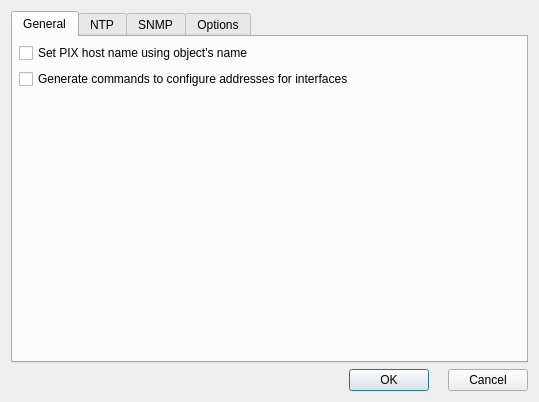
<?xml version="1.0" encoding="UTF-8"?>
<ui version="4.0">
 <class>pixosAdvancedDialog_q</class>
 <widget class="QDialog" name="pixosAdvancedDialog_q">
  <property name="windowModality">
   <enum>Qt::WindowModal</enum>
  </property>
  <property name="enabled">
   <bool>true</bool>
  </property>
  <property name="geometry">
   <rect>
    <x>0</x>
    <y>0</y>
    <width>539</width>
    <height>402</height>
   </rect>
  </property>
  <property name="windowTitle">
   <string>PIX Advanced Configuration Options</string>
  </property>
  <layout class="QGridLayout">
   <property name="margin">
    <number>11</number>
   </property>
   <property name="spacing">
    <number>6</number>
   </property>
   <item row="0" column="0">
    <widget class="QTabWidget" name="tabWidget">
     <property name="currentIndex">
      <number>0</number>
     </property>
     <widget class="QWidget" name="TabPage">
      <attribute name="title">
       <string>General</string>
      </attribute>
      <layout class="QGridLayout">
       <property name="margin">
        <number>6</number>
       </property>
       <property name="spacing">
        <number>6</number>
       </property>
       <item row="0" column="0">
        <widget class="QCheckBox" name="pix_set_host_name">
         <property name="text">
          <string>Set PIX host name using object's name</string>
         </property>
        </widget>
       </item>
       <item row="1" column="0">
        <widget class="QCheckBox" name="pix_ip_address">
         <property name="text">
          <string>Generate commands to configure addresses for interfaces</string>
         </property>
        </widget>
       </item>
       <item row="2" column="0">
        <spacer>
         <property name="orientation">
          <enum>Qt::Vertical</enum>
         </property>
         <property name="sizeType">
          <enum>QSizePolicy::Expanding</enum>
         </property>
         <property name="sizeHint" stdset="0">
          <size>
           <width>20</width>
           <height>40</height>
          </size>
         </property>
        </spacer>
       </item>
      </layout>
     </widget>
     <widget class="QWidget" name="label593">
      <attribute name="title">
       <string>NTP</string>
      </attribute>
      <layout class="QGridLayout" name="pixosAdvanced_gridLayout">
       <item row="0" column="0">
        <widget class="QLabel" name="fwsm_ntp_warning">
         <property name="text">
          <string>NTP cannot be configured on FWSM, because it takes its settings from the Switch.</string>
         </property>
         <property name="alignment">
          <set>Qt::AlignCenter</set>
         </property>
         <property name="wordWrap">
          <bool>true</bool>
         </property>
        </widget>
       </item>
       <item row="1" column="0">
        <widget class="QGroupBox" name="ntp_servers_group">
         <property name="title">
          <string>NTP Servers:</string>
         </property>
         <layout class="QGridLayout">
          <property name="margin">
           <number>6</number>
          </property>
          <property name="spacing">
           <number>6</number>
          </property>
          <item row="1" column="1">
           <widget class="QLineEdit" name="ntp1"/>
          </item>
          <item row="2" column="1">
           <widget class="QLineEdit" name="ntp2"/>
          </item>
          <item row="3" column="2">
           <widget class="QRadioButton" name="ntp3_pref">
            <property name="text">
             <string/>
            </property>
           </widget>
          </item>
          <item row="2" column="2">
           <widget class="QRadioButton" name="ntp2_pref">
            <property name="text">
             <string/>
            </property>
           </widget>
          </item>
          <item row="3" column="1">
           <widget class="QLineEdit" name="ntp3"/>
          </item>
          <item row="1" column="0">
           <widget class="QLabel" name="label580_2">
            <property name="text">
             <string>Server 1:</string>
            </property>
            <property name="alignment">
             <set>Qt::AlignCenter</set>
            </property>
            <property name="wordWrap">
             <bool>false</bool>
            </property>
           </widget>
          </item>
          <item row="2" column="0">
           <widget class="QLabel" name="label580_2_2">
            <property name="text">
             <string>Server 2:</string>
            </property>
            <property name="alignment">
             <set>Qt::AlignCenter</set>
            </property>
            <property name="wordWrap">
             <bool>false</bool>
            </property>
           </widget>
          </item>
          <item row="3" column="0">
           <widget class="QLabel" name="label580_2_3">
            <property name="text">
             <string>Server 3:</string>
            </property>
            <property name="alignment">
             <set>Qt::AlignCenter</set>
            </property>
            <property name="wordWrap">
             <bool>false</bool>
            </property>
           </widget>
          </item>
          <item row="1" column="2">
           <widget class="QRadioButton" name="ntp1_pref">
            <property name="text">
             <string/>
            </property>
           </widget>
          </item>
          <item row="0" column="2">
           <widget class="QLabel" name="label609">
            <property name="text">
             <string>Preffered:</string>
            </property>
            <property name="alignment">
             <set>Qt::AlignCenter</set>
            </property>
            <property name="wordWrap">
             <bool>false</bool>
            </property>
           </widget>
          </item>
          <item row="0" column="1">
           <widget class="QLabel" name="label610">
            <property name="text">
             <string>IP address:</string>
            </property>
            <property name="alignment">
             <set>Qt::AlignCenter</set>
            </property>
            <property name="wordWrap">
             <bool>false</bool>
            </property>
           </widget>
          </item>
         </layout>
        </widget>
       </item>
       <item row="2" column="0">
        <spacer>
         <property name="orientation">
          <enum>Qt::Vertical</enum>
         </property>
         <property name="sizeType">
          <enum>QSizePolicy::Expanding</enum>
         </property>
         <property name="sizeHint" stdset="0">
          <size>
           <width>20</width>
           <height>30</height>
          </size>
         </property>
        </spacer>
       </item>
      </layout>
     </widget>
     <widget class="QWidget" name="label602">
      <attribute name="title">
       <string>SNMP</string>
      </attribute>
      <layout class="QGridLayout">
       <property name="margin">
        <number>6</number>
       </property>
       <property name="spacing">
        <number>6</number>
       </property>
       <item row="0" column="0">
        <widget class="QCheckBox" name="disable_snmp_agent">
         <property name="text">
          <string>Disable SNMP Agent</string>
         </property>
        </widget>
       </item>
       <item row="1" column="0">
        <widget class="QCheckBox" name="set_communities">
         <property name="text">
          <string>Set SNMP communities using data from the firewall object dialog</string>
         </property>
        </widget>
       </item>
       <item row="5" column="0">
        <spacer>
         <property name="orientation">
          <enum>Qt::Vertical</enum>
         </property>
         <property name="sizeType">
          <enum>QSizePolicy::Expanding</enum>
         </property>
         <property name="sizeHint" stdset="0">
          <size>
           <width>20</width>
           <height>40</height>
          </size>
         </property>
        </spacer>
       </item>
       <item row="4" column="0">
        <widget class="QGroupBox" name="frame149">
         <property name="title">
          <string>SNMP servers</string>
         </property>
         <layout class="QGridLayout">
          <property name="margin">
           <number>6</number>
          </property>
          <property name="spacing">
           <number>6</number>
          </property>
          <item row="1" column="1">
           <widget class="QLineEdit" name="snmp_server1"/>
          </item>
          <item row="2" column="1">
           <widget class="QLineEdit" name="snmp_server2"/>
          </item>
          <item row="1" column="2">
           <widget class="QComboBox" name="snmp_poll_traps_1">
            <item>
             <property name="text">
              <string>Poll</string>
             </property>
            </item>
            <item>
             <property name="text">
              <string>Poll and Traps</string>
             </property>
            </item>
            <item>
             <property name="text">
              <string>Traps</string>
             </property>
            </item>
           </widget>
          </item>
          <item row="2" column="2">
           <widget class="QComboBox" name="snmp_poll_traps_2">
            <item>
             <property name="text">
              <string>Poll</string>
             </property>
            </item>
            <item>
             <property name="text">
              <string>Poll and Traps</string>
             </property>
            </item>
            <item>
             <property name="text">
              <string>Traps</string>
             </property>
            </item>
           </widget>
          </item>
          <item row="0" column="2">
           <widget class="QLabel" name="label604">
            <property name="text">
             <string>Enable:</string>
            </property>
            <property name="alignment">
             <set>Qt::AlignCenter</set>
            </property>
            <property name="wordWrap">
             <bool>false</bool>
            </property>
           </widget>
          </item>
          <item row="0" column="1">
           <widget class="QLabel" name="label603">
            <property name="sizePolicy">
             <sizepolicy hsizetype="Expanding" vsizetype="Preferred">
              <horstretch>0</horstretch>
              <verstretch>0</verstretch>
             </sizepolicy>
            </property>
            <property name="text">
             <string>IP address:</string>
            </property>
            <property name="alignment">
             <set>Qt::AlignCenter</set>
            </property>
            <property name="wordWrap">
             <bool>false</bool>
            </property>
           </widget>
          </item>
          <item row="1" column="0">
           <widget class="QLabel" name="label606">
            <property name="text">
             <string>SNMP Server 1:</string>
            </property>
            <property name="alignment">
             <set>Qt::AlignCenter</set>
            </property>
            <property name="wordWrap">
             <bool>false</bool>
            </property>
           </widget>
          </item>
          <item row="2" column="0">
           <widget class="QLabel" name="label607">
            <property name="text">
             <string>SNMP Server 2:</string>
            </property>
            <property name="alignment">
             <set>Qt::AlignCenter</set>
            </property>
            <property name="wordWrap">
             <bool>false</bool>
            </property>
           </widget>
          </item>
         </layout>
        </widget>
       </item>
       <item row="3" column="0">
        <widget class="QCheckBox" name="enable_traps">
         <property name="text">
          <string>Enable sending log messages as SNMP trap notifications</string>
         </property>
        </widget>
       </item>
      </layout>
     </widget>
     <widget class="QWidget" name="label608">
      <attribute name="title">
       <string>Options</string>
      </attribute>
      <layout class="QGridLayout">
       <property name="margin">
        <number>6</number>
       </property>
       <property name="spacing">
        <number>6</number>
       </property>
       <item row="0" column="0">
        <widget class="QCheckBox" name="tcpmss">
         <property name="text">
          <string>Change TCP MSS to</string>
         </property>
        </widget>
       </item>
       <item row="1" column="1">
        <spacer>
         <property name="orientation">
          <enum>Qt::Vertical</enum>
         </property>
         <property name="sizeType">
          <enum>QSizePolicy::Expanding</enum>
         </property>
         <property name="sizeHint" stdset="0">
          <size>
           <width>20</width>
           <height>162</height>
          </size>
         </property>
        </spacer>
       </item>
       <item row="0" column="1">
        <widget class="QSpinBox" name="tcpmss_value">
         <property name="minimum">
          <number>0</number>
         </property>
         <property name="maximum">
          <number>4096</number>
         </property>
         <property name="singleStep">
          <number>10</number>
         </property>
         <property name="value">
          <number>1380</number>
         </property>
        </widget>
       </item>
       <item row="0" column="2">
        <widget class="QLabel" name="label567">
         <property name="text">
          <string>bytes</string>
         </property>
         <property name="alignment">
          <set>Qt::AlignCenter</set>
         </property>
         <property name="wordWrap">
          <bool>false</bool>
         </property>
        </widget>
       </item>
       <item row="0" column="3">
        <spacer>
         <property name="orientation">
          <enum>Qt::Horizontal</enum>
         </property>
         <property name="sizeType">
          <enum>QSizePolicy::Expanding</enum>
         </property>
         <property name="sizeHint" stdset="0">
          <size>
           <width>20</width>
           <height>20</height>
          </size>
         </property>
        </spacer>
       </item>
      </layout>
     </widget>
    </widget>
   </item>
   <item row="1" column="0">
    <layout class="QHBoxLayout">
     <property name="spacing">
      <number>6</number>
     </property>
     <property name="margin">
      <number>0</number>
     </property>
     <item>
      <spacer>
       <property name="orientation">
        <enum>Qt::Horizontal</enum>
       </property>
       <property name="sizeType">
        <enum>QSizePolicy::Expanding</enum>
       </property>
       <property name="sizeHint" stdset="0">
        <size>
         <width>20</width>
         <height>20</height>
        </size>
       </property>
      </spacer>
     </item>
     <item>
      <widget class="QPushButton" name="ok_button">
       <property name="text">
        <string>OK</string>
       </property>
      </widget>
     </item>
     <item>
      <widget class="QLabel" name="label590">
       <property name="alignment">
        <set>Qt::AlignCenter</set>
       </property>
       <property name="wordWrap">
        <bool>false</bool>
       </property>
      </widget>
     </item>
     <item>
      <widget class="QPushButton" name="cancel_button">
       <property name="text">
        <string>Cancel</string>
       </property>
      </widget>
     </item>
    </layout>
   </item>
  </layout>
 </widget>
 <layoutdefault spacing="6" margin="11"/>
 <tabstops>
  <tabstop>tabWidget</tabstop>
  <tabstop>pix_set_host_name</tabstop>
  <tabstop>pix_ip_address</tabstop>
  <tabstop>ntp1</tabstop>
  <tabstop>ntp1_pref</tabstop>
  <tabstop>ntp2</tabstop>
  <tabstop>ntp2_pref</tabstop>
  <tabstop>ntp3</tabstop>
  <tabstop>ntp3_pref</tabstop>
  <tabstop>disable_snmp_agent</tabstop>
  <tabstop>set_communities</tabstop>
  <tabstop>enable_traps</tabstop>
  <tabstop>snmp_server1</tabstop>
  <tabstop>snmp_poll_traps_1</tabstop>
  <tabstop>snmp_server2</tabstop>
  <tabstop>snmp_poll_traps_2</tabstop>
  <tabstop>tcpmss</tabstop>
  <tabstop>tcpmss_value</tabstop>
  <tabstop>ok_button</tabstop>
  <tabstop>cancel_button</tabstop>
 </tabstops>
 <resources/>
 <connections>
  <connection>
   <sender>ok_button</sender>
   <signal>clicked()</signal>
   <receiver>pixosAdvancedDialog_q</receiver>
   <slot>accept()</slot>
   <hints>
    <hint type="sourcelabel">
     <x>20</x>
     <y>20</y>
    </hint>
    <hint type="destinationlabel">
     <x>20</x>
     <y>20</y>
    </hint>
   </hints>
  </connection>
  <connection>
   <sender>cancel_button</sender>
   <signal>clicked()</signal>
   <receiver>pixosAdvancedDialog_q</receiver>
   <slot>reject()</slot>
   <hints>
    <hint type="sourcelabel">
     <x>20</x>
     <y>20</y>
    </hint>
    <hint type="destinationlabel">
     <x>20</x>
     <y>20</y>
    </hint>
   </hints>
  </connection>
 </connections>
</ui>
